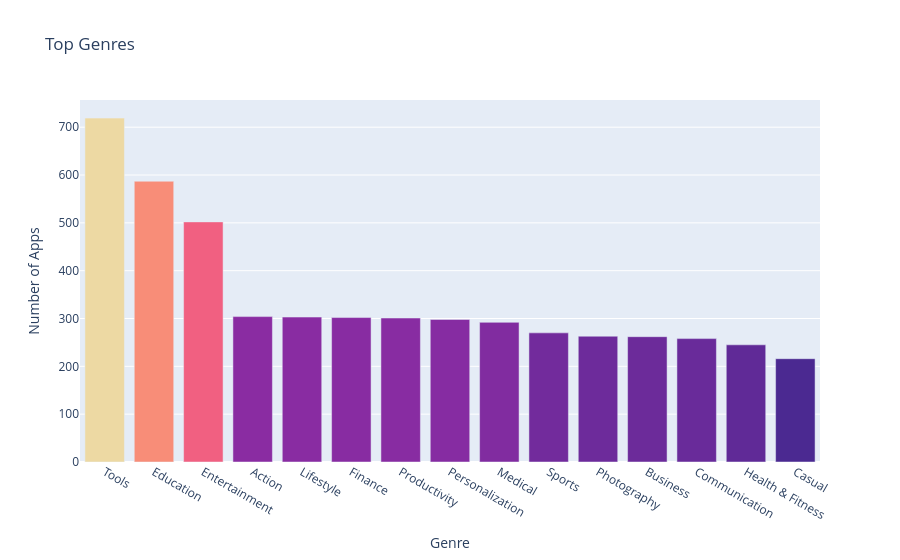

This figure's notebook cell:
### Code cell
bar = px.bar(x = num_genres.index[:15], # index = category name
             y = num_genres.values[:15], # count
             title='Top Genres',
             hover_name=num_genres.index[:15],
             color=num_genres.values[:15],
             color_continuous_scale='Agsunset')

bar.update_layout(xaxis_title='Genre',yaxis_title='Number of Apps',coloraxis_showscale=False)

bar.show()

### Figure 1 — Plotly figure (JSON) as saved in the notebook; plotly's stock layout.template omitted (floating-point values rounded to 4 significant figures)
{"data": [{"hovertemplate": "<b>%{hovertext}</b><br><br>x=%{x}<br>y=%{y}<br>color=%{marker.color}<extra></extra>", "hovertext": ["Tools", "Education", "Entertainment", "Action", "Lifestyle", "Finance", "Productivity", "Personalization", "Medical", "Sports", "Photography", "Business", "Communication", "Health & Fitness", "Casual"], "legendgroup": "", "marker": {"color": [719, 587, 502, 304, 303, 302, 301, 298, 292, 270, 263, 262, 258, 245, 216], "coloraxis": "coloraxis", "pattern": {"shape": ""}}, "name": "", "orientation": "v", "showlegend": false, "textposition": "auto", "x": ["Tools", "Education", "Entertainment", "Action", "Lifestyle", "Finance", "Productivity", "Personalization", "Medical", "Sports", "Photography", "Business", "Communication", "Health & Fitness", "Casual"], "xaxis": "x", "y": [719, 587, 502, 304, 303, 302, 301, 298, 292, 270, 263, 262, 258, 245, 216], "yaxis": "y", "type": "bar"}], "layout": {"xaxis": {"anchor": "y", "domain": [0.0, 1.0], "title": {"text": "Genre"}}, "yaxis": {"anchor": "x", "domain": [0.0, 1.0], "title": {"text": "Number of Apps"}}, "coloraxis": {"colorbar": {"title": {"text": "color"}}, "colorscale": [[0.0, "rgb(75, 41, 145)"], [0.1667, "rgb(135, 44, 162)"], [0.3333, "rgb(192, 54, 157)"], [0.5, "rgb(234, 79, 136)"], [0.6667, "rgb(250, 120, 118)"], [0.8333, "rgb(246, 169, 122)"], [1.0, "rgb(237, 217, 163)"]], "autocolorscale": false, "showscale": false}, "legend": {"tracegroupgap": 0}, "title": {"text": "Top Genres"}, "barmode": "relative"}}
